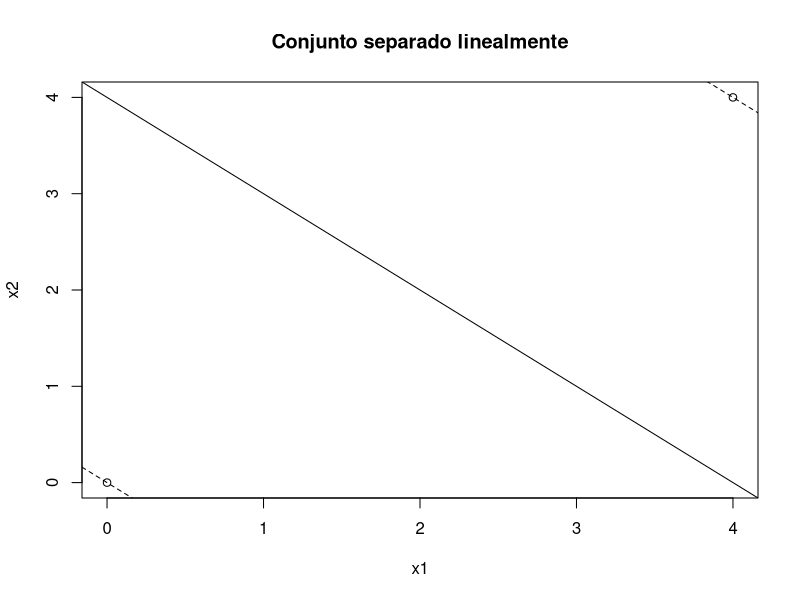
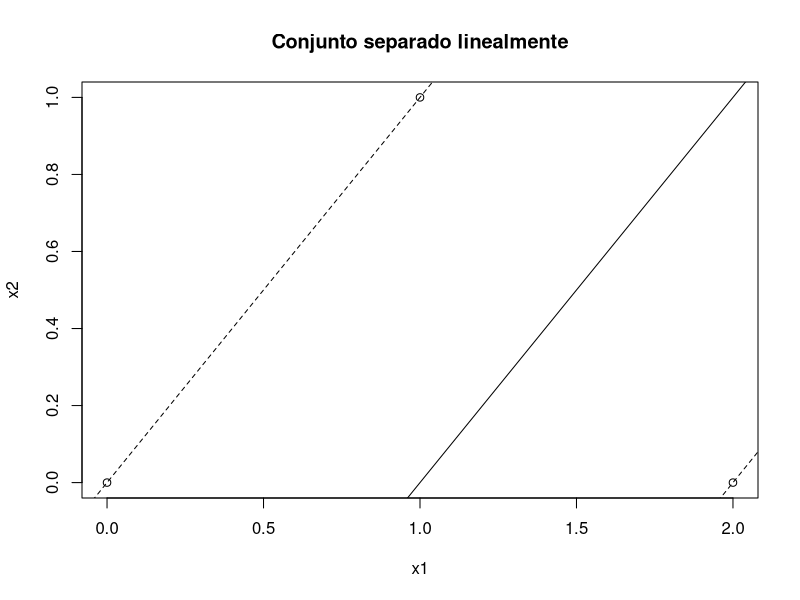
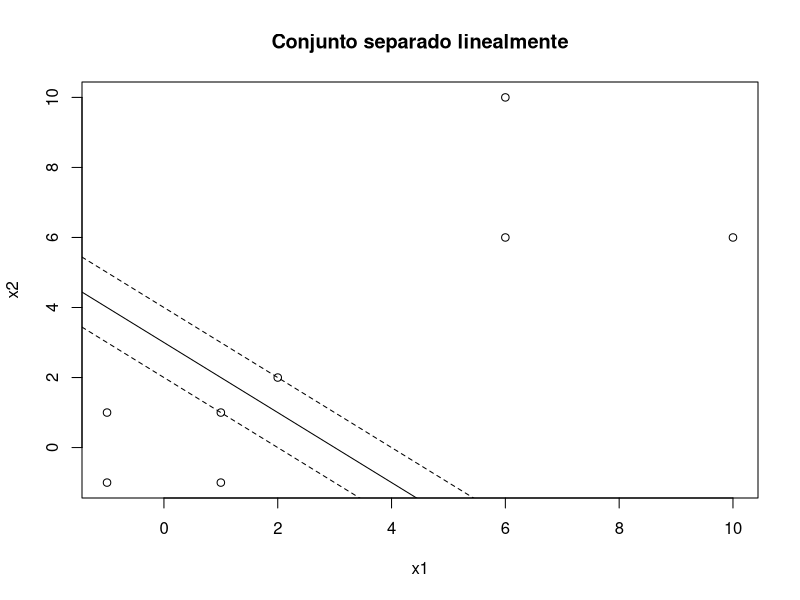
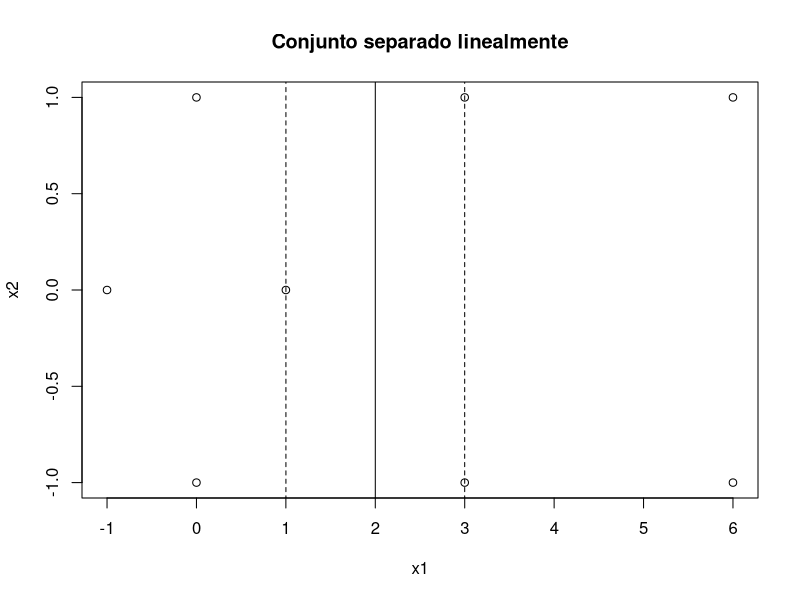

The R source for these figures, in order:
#Librerias
library(kernlab)
library(ggplot2)
library(dplyr)

transformacionApartadoD <- function(datos){
  for (i in 1:dim(datos)[1]) {
    x <- datos[i,1]
    y <- datos[i,2]
    if(sqrt(x^2 + y^2) > 2) {
      datos[i,1] <- 4 - y + abs(x - y)
      datos[i,2] <- 4 - x + abs(x - y)
    }
  }
  return(datos)
}


calcularValoresKernel <- function(puntos){
  valoresKernel <- matrix(ncol = dim(puntos)[1], nrow=dim(puntos)[1])
  for (i in 1:dim(puntos)[1]) {
    for (j in 1:dim(puntos)[1]) {
      valoresKernel[i,j] <- puntos[i,1] * puntos[j,1] + puntos[i,2] * puntos[j,2]
    }
  }
  return(valoresKernel)
}


calcularParametros <- function(datos, puntos){
  # Creo MSV
  inputs <- matrix(cbind(datos$x1,datos$x2), ncol=2)
  msv <- ksvm(inputs, datos$y, type="C-svc", C=100, kernel ="vanilladot", scaled=F)
  msv
  
  # 1. Vectores Soporte
  vectoresSoporte <- data.frame(X1=inputs[SVindex(msv),1], X2=inputs[SVindex(msv),2])
  cat("Vectores soporte: \n")
  print(vectoresSoporte)
  
  # 2. Matriz de Kernel
  valoresKernel <- calcularValoresKernel(vectoresSoporte)
  cat("Valores kernel: \n")
  print(valoresKernel)
  
  # 4. Calculo w
  w <- colSums(coef(msv)[[1]] * inputs[SVindex(msv),])
  cat("Vector de pesos normal al Hiperplano: ", w, "\n")
  
  # 3. Calculo ancho del canal
  anchoCanal <- 2/(sum(sqrt((w)^2)))
  cat("Ancho del canal: ",anchoCanal, "\n")
  
  # 5. Calculo b 
  b <- b(msv)
  cat("Vector B: ", b, "\n")
  
  # 6. Calculo ecuaciones del hiperplano, positivo y negativo
  print (paste(c("[",w,"]' * x + [",b,"] = 0" ), collapse=" "))
  print (paste(c("[",w,"]' * x + [",b,"] = 1" ), collapse=" "))
  print (paste(c("[",w,"]' * x + [",b,"] = -1"), collapse=" "))
  
  # 7. Clasificar puntos
  for (i in 1:dim(puntos)[1]) {
    print(paste(c("Clasificacion del punto: ", puntos[i,]), collapse=" "))
    if ((t(w) %*% puntos[i,] + b) >= 0){
      print("1")
    }else if((t(w) %*% puntos[i,]  + b) < 0){
      print("-1")
    }
  }
  
  # 8. Pinto los puntos y el hiperplano.
  rangoEjeX <- c(min(inputs[,1]), max(inputs[,1]))
  rangoEjeY <- c(min(inputs[,2]), max(inputs[,2]))
  plot(rangoEjeX, rangoEjeY, type='n', xlab='x1',ylab='x2')
  title(main="Conjunto separado linealmente")
  points(inputs[SVindex(msv),1], inputs[SVindex(msv),2])
  points(inputs[-SVindex(msv),1], inputs[-SVindex(msv),2])
  abline(b/w[2],-w[1]/w[2])
  abline((b+1)/w[2],-w[1]/w[2],lty=2)
  abline((b-1)/w[2],-w[1]/w[2],lty=2)
  
}


# Apartado A
x1 <- c(0,  4)
x2 <- c(0,  4)
y  <- c(1, -1)
datos <- data.frame("x1"=x1, "x2"=x2, "y"=y) 
puntos <- c(c(5, 6), c(1, -4))
puntos <- t(matrix(puntos, ncol=length(puntos)/2, nrow=2))
calcularParametros(datos,puntos)

# Apartado B
x1 <- c(2,  0,  1)
x2 <- c(0,  0,  1)
y  <- c(1, -1, -1)
datos <- data.frame("x1"=x1, "x2"=x2, "y"=y) 
puntos <- c(c(5, 6), c(1, -4))
puntos <- t(matrix(puntos, ncol=length(puntos)/2, nrow=2))
calcularParametros(datos,puntos)

# Apartados C y D
x1 <- c(2,  2, -2, -2,  1,  1, -1, -1)
x2 <- c(2, -2, -2,  2,  1, -1, -1,  1)
y  <- c(1,  1,  1,  1, -1, -1, -1, -1)
datos <- data.frame("x1"=x1, "x2"=x2, "y"=y)
datos <- transformacionApartadoD(datos)
puntos <- c(c(5, 6), c(1, -4), c(0, 2))
puntos <- t(matrix(puntos, ncol=length(puntos)/2, nrow=2))
calcularParametros(datos,puntos)

# Apartado E
x1 <- c(3,  3,  6,  6,  1,  0,  0, -1)
x2 <- c(1, -1,  1, -1,  0,  1, -1,  0)
y  <- c(1,  1,  1,  1, -1, -1, -1, -1)
datos <- data.frame("x1"=x1, "x2"=x2, "y"=y)
puntos <- c(c(4, 5))
puntos <- t(matrix(puntos, ncol=length(puntos)/2, nrow=2))
calcularParametros(datos,puntos)
